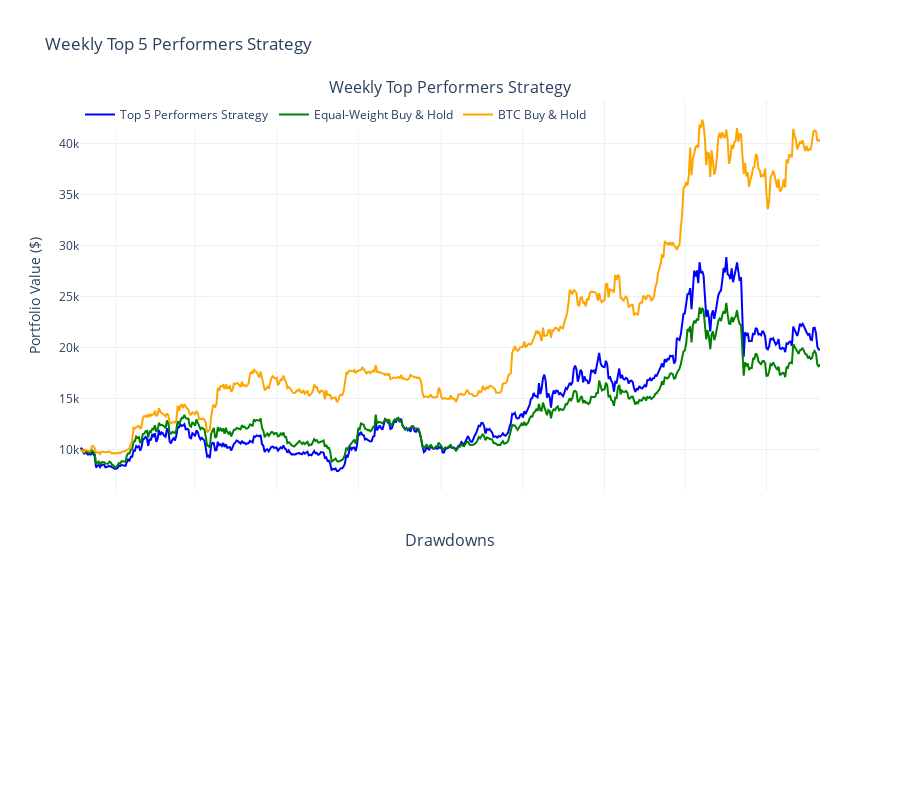

The cell this chart's notebook holds for it:
### Code cell
_, metrics = top_performers_strategy(
    crypto_data,
    lookback_period=19,    # Look back 7days for performance ranking
    num_top_coins=5,  # Buy top performers based on the current period
    initial_capital=10000, # Starting with $10,000
    teste=True, # Set to True to print metrics and show plot
    start_date=custom_start_date,
    end_date=custom_end_date,
    
    
)

### Figure 1 — Plotly figure (JSON) as saved in the notebook; plotly's stock layout.template omitted (floating-point values rounded to 4 significant figures; data arrays with more than 128 entries replaced by an {"elided": "..."} marker saying what was removed)
{"data": [{"line": {"color": "blue", "width": 2}, "mode": "lines", "name": "Top 5 Performers Strategy", "type": "scatter", "x": {"elided": "554 str values"}, "xaxis": "x", "y": {"elided": "554 float values"}, "yaxis": "y"}, {"line": {"color": "green", "width": 2}, "mode": "lines", "name": "Equal-Weight Buy & Hold", "type": "scatter", "x": {"elided": "554 str values"}, "xaxis": "x", "y": {"elided": "554 float values"}, "yaxis": "y"}, {"line": {"color": "orange", "width": 2}, "mode": "lines", "name": "BTC Buy & Hold", "type": "scatter", "x": {"elided": "554 str values"}, "xaxis": "x", "y": {"elided": "554 float values"}, "yaxis": "y"}], "layout": {"annotations": [{"font": {"size": 16}, "showarrow": false, "text": "Weekly Top Performers Strategy", "x": 0.5, "xanchor": "center", "xref": "paper", "y": 1, "yanchor": "bottom", "yref": "paper"}, {"font": {"size": 16}, "showarrow": false, "text": "Drawdowns", "x": 0.5, "xanchor": "center", "xref": "paper", "y": 0.27, "yanchor": "bottom", "yref": "paper"}], "height": 800, "legend": {"orientation": "h", "x": 0, "y": 1}, "title": {"text": "Weekly Top 5 Performers Strategy"}, "xaxis": {"anchor": "y", "domain": [0, 1], "matches": "x2", "showticklabels": false}, "xaxis2": {"anchor": "y2", "domain": [0, 1]}, "yaxis": {"anchor": "x", "domain": [0.37, 1], "title": {"text": "Portfolio Value ($)"}}, "yaxis2": {"anchor": "x2", "domain": [0, 0.27], "ticksuffix": "%"}}}
